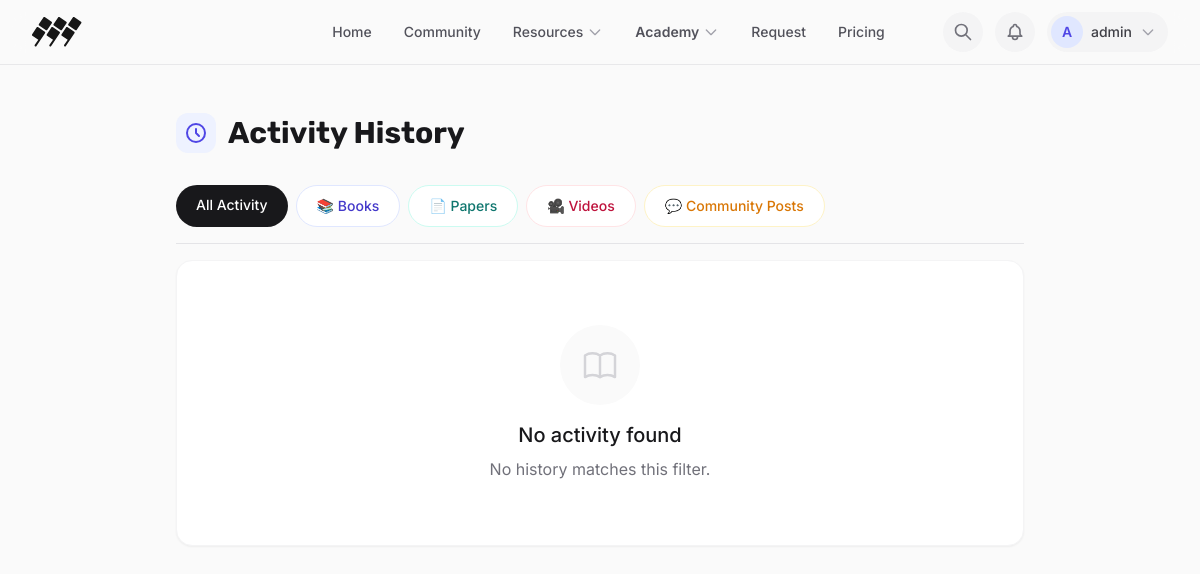
/history.php (signed in), run on an earlier commit of the app's database.
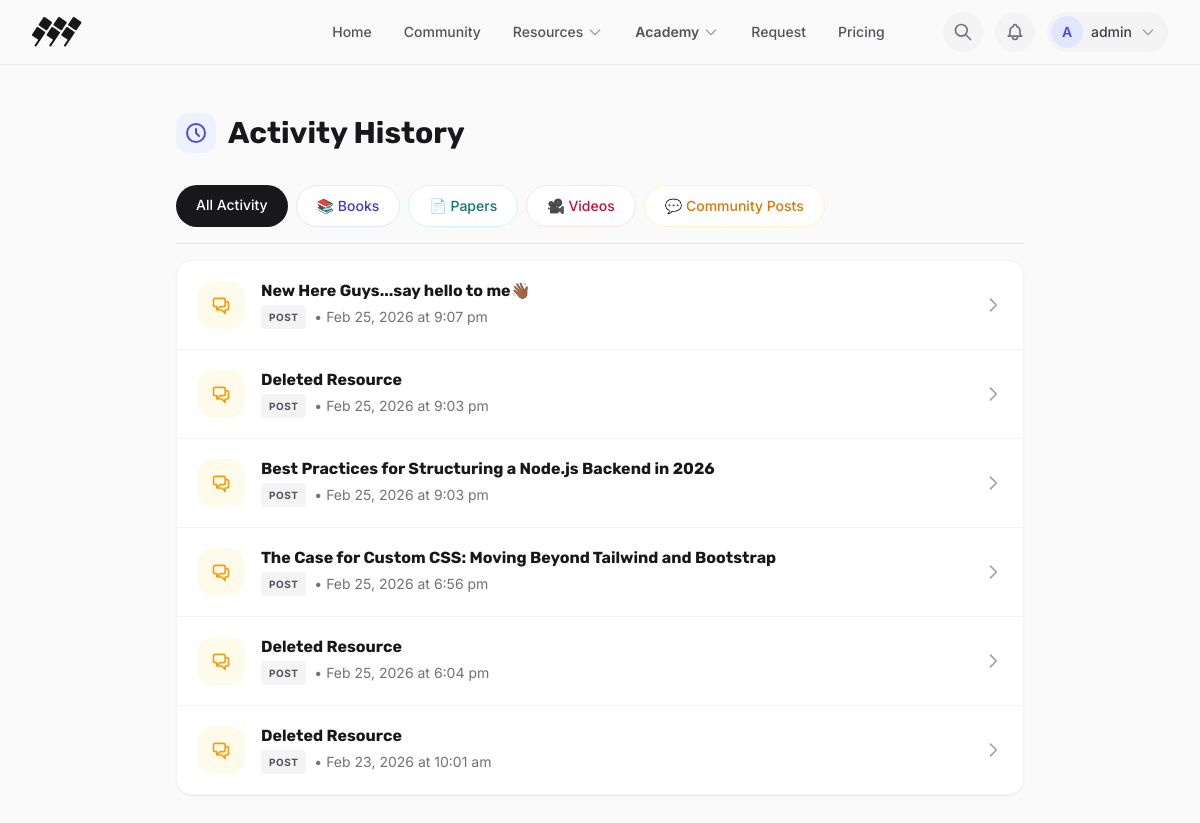
And on a later commit of the database.
### tables this page shows
CREATE TABLE `user_history` (
  `history_id` int(11) NOT NULL,
  `user_id` int(11) NOT NULL,
  `resource_type` enum('book','paper','video','post') NOT NULL,
  `resource_id` int(11) NOT NULL,
  `viewed_at` timestamp NOT NULL DEFAULT current_timestamp()
);

### history.php (the view, shortened to what the changed rows need)
<?php
require_once 'includes/functions.php';
$user_id = $_SESSION['user_id'];
$filter = $_GET['filter'] ?? 'all';
$limit = 15;
$page = isset($_GET['page']) ? max(1, (int)$_GET['page']) : 1;
$offset = ($page - 1) * $limit;
$data_sql = "SELECT uh.*,
            COALESCE(b.title, p.title, v.title, cp.title) as title,
            COALESCE(b.slug, p.slug, v.slug, NULL) as slug,
            cp.id as post_id
            FROM user_history uh
            LEFT JOIN books b ON uh.resource_type = 'book' AND uh.resource_id = b.id
            LEFT JOIN papers p ON uh.resource_type = 'paper' AND uh.resource_id = p.id
            LEFT JOIN videos v ON uh.resource_type = 'video' AND uh.resource_id = v.id
            LEFT JOIN community_posts cp ON uh.resource_type = 'post' AND uh.resource_id = cp.id
            WHERE uh.user_id = ?";
$data_sql .= " ORDER BY viewed_at DESC LIMIT ? OFFSET ?";
$stmt_d = $conn->prepare($data_sql);
if ($filter !== 'all') {
    $stmt_d->bind_param('isii', $user_id, $filter, $limit, $offset);
} else {
    $stmt_d->bind_param('iii', $user_id, $limit, $offset);
}
$stmt_d->execute();
$history = $stmt_d->get_result()->fetch_all(MYSQLI_ASSOC);
?>
<!DOCTYPE html>
<html lang="en">
<head>
    <link href="assets/css/index.css" rel="stylesheet">
    <script src="https://cdn.tailwindcss.com"></script>
</head>
<body class="antialiased bg-[#FAFAFA]">
    <section class="py-12">
        <div class="container mx-auto px-6 max-w-4xl">
            <div class="flex flex-col md:flex-row md:items-center justify-between gap-6 mb-8">
                <h1 class="text-3xl font-bold text-zinc-900 flex items-center gap-3">
                    <div class="p-2 bg-indigo-50 rounded-xl text-indigo-600">
                        <svg xmlns="http://www.w3.org/2000/svg" class="h-6 w-6" fill="none" viewBox="0 0 24 24" stroke="currentColor" stroke-width="2">
                            <path stroke-linecap="round" stroke-linejoin="round" d="M12 8v4l3 3m6-3a9 9 0 11-18 0 9 9 0 0118 0z" />
                        </svg>
                    </div>
                    Activity History
                </h1>
            </div>
            <div class="bg-white border border-zinc-100 rounded-2xl shadow-sm overflow-hidden">
                <?php if (empty($history)): ?>
                    <div class="p-16 text-center text-zinc-500">
                        <div class="w-20 h-20 bg-zinc-50 rounded-full flex items-center justify-center mx-auto mb-4">
                        </div>
                        <p class="text-xl font-medium text-zinc-900 mb-2">No activity found</p>
                        <p>No history matches this filter.</p>
                    </div>
                <?php else: ?>
                    <div class="divide-y divide-zinc-100">
                        <?php foreach ($history as $item): ?>
                            <?php
                            $iconBg = 'bg-zinc-100 text-zinc-600';
                            $url = '#';
                            if ($item['resource_type'] === 'book') {
                                $iconBg = 'bg-indigo-50 text-indigo-600';
                                $iconSvg = '<svg xmlns="http://www.w3.org/2000/svg" class="h-5 w-5" fill="none" viewBox="0 0 24 24" stroke="currentColor"><path stroke-linecap="round" stroke-linejoin="round" stroke-width="2" d="M12 6.253v13m0-13C10.832 5.477 9.246 5 7.5 5S4.168 5.477 3 6.253v13C4.168 18.477 5.754 18 7.5 18s3.332.477 4.5 1.253" /></svg>';
                                $url = "view.php?slug=" . urlencode($item['slug'] ?? '') . "&type=book";
                            } elseif ($item['resource_type'] === 'post') {
                                $iconBg = 'bg-amber-50 text-amber-500';
                                $url = "community_post_detail.php?id=" . $item['post_id'];
                            }
                            ?>
                            <a href="<?php echo $url; ?>" class="flex items-center gap-4 p-5 hover:bg-zinc-50 transition group">
                                <div class="w-12 h-12 rounded-2xl <?php echo $iconBg; ?> flex items-center justify-center flex-shrink-0 group-hover:scale-110 transition-transform">
                                </div>
                                <div class="flex-1 min-w-0">
                                    <h3 class="font-bold text-zinc-900 truncate">
                                        <?php echo htmlspecialchars($item['title'] ?? 'Deleted Resource'); ?>
                                    </h3>
                                    <p class="text-sm text-zinc-500 flex items-center gap-2 mt-1">
                                        <span class="inline-flex items-center px-2 py-0.5 rounded text-[10px] font-bold uppercase tracking-wider bg-zinc-100 text-zinc-600">
                                            <?php echo htmlspecialchars($item['resource_type']); ?>
                                        </span>
                                        •
                                        <?php echo date('M d, Y \a\t g:i a', strtotime($item['viewed_at'])); ?>
                                    </p>
                                </div>
                                <svg xmlns="http://www.w3.org/2000/svg" class="h-5 w-5 text-zinc-400 group-hover:text-zinc-600 transition" fill="none" viewBox="0 0 24 24" stroke="currentColor" stroke-width="2">
                                    <path stroke-linecap="round" stroke-linejoin="round" d="M9 5l7 7-7 7" />
                                </svg>
                            </a>
                        <?php endforeach; ?>
                    </div>
                <?php endif; ?>
            </div>
        </div>
    </section>
</body>
</html>

What changed in the data, as far as the page shows it:
added user_history: title "New Here Guys...say hello to me👋🏾", resource_type "POST", viewed_at "Feb 25, 2026 at 9:07 pm"
added user_history: title "Deleted Resource", resource_type "POST", viewed_at "Feb 25, 2026 at 9:03 pm"
added user_history: title "Best Practices for Structuring a Node.js Backend in 2026", resource_type "POST", viewed_at "Feb 25, 2026 at 9:03 pm"
added user_history: title "The Case for Custom CSS: Moving Beyond Tailwind and Bootstrap", resource_type "POST", viewed_at "Feb 25, 2026 at 6:56 pm"
added user_history: title "Deleted Resource", resource_type "POST", viewed_at "Feb 25, 2026 at 6:04 pm"
added user_history: title "Deleted Resource", resource_type "POST", viewed_at "Feb 23, 2026 at 10:01 am"
Also different on the page:
text no longer shown: "No activity found No history matches this filter."
